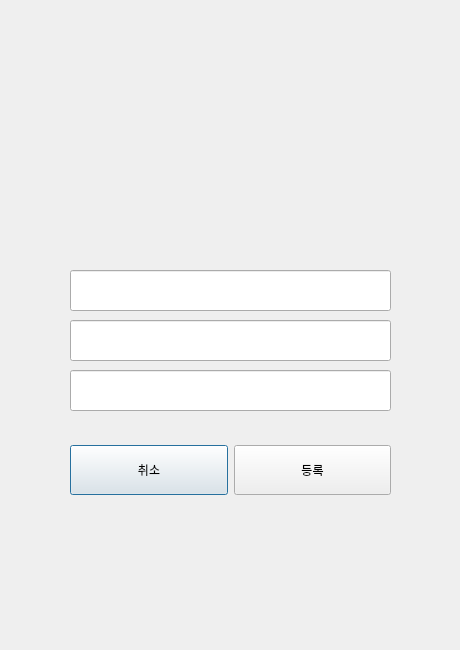
<?xml version="1.0" encoding="UTF-8"?>
<ui version="4.0">
 <class>registry</class>
 <widget class="QDialog" name="registry">
  <property name="geometry">
   <rect>
    <x>0</x>
    <y>0</y>
    <width>460</width>
    <height>650</height>
   </rect>
  </property>
  <property name="minimumSize">
   <size>
    <width>0</width>
    <height>50</height>
   </size>
  </property>
  <property name="windowTitle">
   <string>Dialog</string>
  </property>
  <widget class="QLabel" name="lbl_registry_icon">
   <property name="geometry">
    <rect>
     <x>130</x>
     <y>50</y>
     <width>200</width>
     <height>190</height>
    </rect>
   </property>
   <property name="text">
    <string/>
   </property>
  </widget>
  <widget class="QLineEdit" name="le_email">
   <property name="geometry">
    <rect>
     <x>70</x>
     <y>270</y>
     <width>321</width>
     <height>41</height>
    </rect>
   </property>
  </widget>
  <widget class="QLineEdit" name="le_pwd">
   <property name="geometry">
    <rect>
     <x>70</x>
     <y>320</y>
     <width>321</width>
     <height>41</height>
    </rect>
   </property>
  </widget>
  <widget class="QLineEdit" name="le_pwd_confirm">
   <property name="geometry">
    <rect>
     <x>70</x>
     <y>370</y>
     <width>321</width>
     <height>41</height>
    </rect>
   </property>
  </widget>
  <widget class="QWidget" name="horizontalLayoutWidget">
   <property name="geometry">
    <rect>
     <x>70</x>
     <y>430</y>
     <width>321</width>
     <height>80</height>
    </rect>
   </property>
   <layout class="QHBoxLayout" name="horizontalLayout">
    <item>
     <widget class="QPushButton" name="btn_cancel">
      <property name="enabled">
       <bool>true</bool>
      </property>
      <property name="minimumSize">
       <size>
        <width>0</width>
        <height>50</height>
       </size>
      </property>
      <property name="text">
       <string>취소</string>
      </property>
     </widget>
    </item>
    <item>
     <widget class="QPushButton" name="btn_ok">
      <property name="minimumSize">
       <size>
        <width>0</width>
        <height>50</height>
       </size>
      </property>
      <property name="text">
       <string>등록</string>
      </property>
     </widget>
    </item>
   </layout>
  </widget>
  <widget class="QWidget" name="horizontalLayoutWidget_2">
   <property name="geometry">
    <rect>
     <x>70</x>
     <y>540</y>
     <width>321</width>
     <height>42</height>
    </rect>
   </property>
   <layout class="QHBoxLayout" name="horizontalLayout_2">
    <item>
     <widget class="QLabel" name="lbl_registy_result">
      <property name="minimumSize">
       <size>
        <width>0</width>
        <height>40</height>
       </size>
      </property>
      <property name="text">
       <string/>
      </property>
     </widget>
    </item>
   </layout>
  </widget>
 </widget>
 <resources/>
 <connections/>
</ui>
